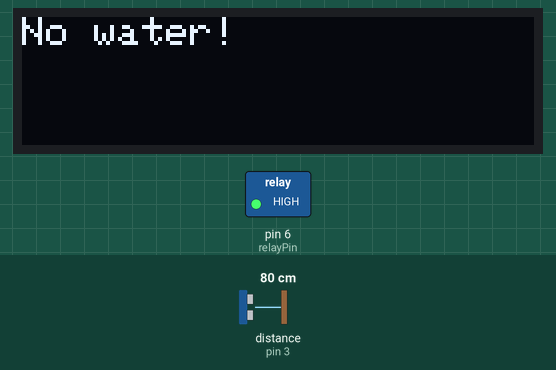
The sketch below on a simulated Arduino Uno, built with avr-gcc and run on an emulated ATmega328P. Parts: 128×32 one-colour display, switched loads named in the sketch (green lamp = pin HIGH). Wiring (inferred from the names in the program): ultrasonic range finder: trigger pin 2; echo pin 3. The inputs (shaded band) are chosen by the test bench; at power-on: distance to the obstacle (sensor on pin 3) 80 cm. The echo pulse lasts 58.3 µs per cm; the display library's start-up logo is not drawn; pins used as bus, display or sensor lines are not drawn; what the sketch prints to the serial monitor is not drawn.

Above: at 2.1 s.

The sketch:

watering_system.ino
```cpp
#include <SPI.h>
#include <Wire.h>
#include <Adafruit_GFX.h>
#include <Adafruit_SSD1306.h>

#define SCREEN_WIDTH 128 // OLED display width, in pixels
#define SCREEN_HEIGHT 32 // OLED display height, in pixels

// Declaration for an SSD1306 display connected to I2C (SDA, SCL pins)
// The pins for I2C are defined by the Wire-library.
// On an arduino UNO:       A4(SDA), A5(SCL)
// On an arduino MEGA 2560: 20(SDA), 21(SCL)
// On an arduino LEONARDO:   2(SDA),  3(SCL), ...
#define OLED_RESET     -1 // Reset pin # (or -1 if sharing Arduino reset pin)
#define SCREEN_ADDRESS 0x3C ///< See datasheet for Address; 0x3D for 128x64, 0x3C for 128x32
Adafruit_SSD1306 display(SCREEN_WIDTH, SCREEN_HEIGHT, &Wire, OLED_RESET);

int relayPin = 6;
int rainPin = A0;
int trigPin = 2;
int echoPin = 3;

int timeout = 60*60*1000; // 60 minutes
int wateringTime = 3;
unsigned long lastWatering = 0;

void setup(){
  // Register Pins
  pinMode(relayPin, OUTPUT);
  pinMode(rainPin, INPUT);
  pinMode(trigPin, OUTPUT);
  pinMode(echoPin, INPUT);

  Serial.begin(9600);  // debug
  while (!Serial) ; // wait until Arduino Serial Monitor opens

  // SSD1306_SWITCHCAPVCC = generate display voltage from 3.3V internally
  if(!display.begin(SSD1306_SWITCHCAPVCC, SCREEN_ADDRESS)) {
    Serial.println(F("SSD1306 allocation failed"));
    for(;;); // Don't proceed, loop forever
  }

  // Show initial display buffer contents on the screen --
  // the library initializes this with an Adafruit splash screen.
  display.display();
  delay(2000); // Pause for 2 seconds

  display.clearDisplay();

  // init relay
  digitalWrite(relayPin, HIGH);
}

void loop() {
  unsigned long startMillis = millis();

  int sensorValue = analogRead(rainPin);
  String screen_data = "Last watering: \n" + String(lastWatering) + " hours ago\n" + "Moist value:" + String(sensorValue);

  // check water level
  bool water_full = checkWaterLevel();
  if(water_full == false){
    screen_data = "No water!";
  }

  showOnDisplay(screen_data);
  Serial.println(screen_data); // debug

  if(isMoist(sensorValue) == false){
    Serial.println("Ground is dry!"); // debug
    if(water_full == true){
      Serial.println("Start watering"); // debug
      startWatering(wateringTime);
      lastWatering = millis() / 60*60*1000; // hours
    }
  }
  else{
    Serial.println("Everything ok"); // debug
  }

  while (millis() - startMillis < timeout); // delay timeout
}

/* This function takes a duration in seconds
 *  and power on water pump connected by relay
 */
void startWatering(int duration){
  unsigned long timing = millis();
  int timeout = duration * 1000;

	digitalWrite(relayPin, LOW);
	while (millis() - timing < timeout);
	digitalWrite(relayPin, HIGH);
}

/* This function check moisture of the ground
 *  and return True/False
 * YL-69 sensor
 */
bool isMoist(int sensorValue){
  int thresholdValue = 350;
  return sensorValue < thresholdValue;
}

/* This function check water level of the tank
 *  and return True/False
 * HC-SR04 sensor
 */
bool checkWaterLevel(){
  int borderValue = 11;
  long echoTime, distance;

  digitalWrite(trigPin, LOW);
  delayMicroseconds(5);

  digitalWrite(trigPin, HIGH);
  delayMicroseconds(10);

  digitalWrite(trigPin, LOW);

  echoTime = pulseIn(echoPin, HIGH);

  distance = (echoTime / 2) / 29.1; // Convert time to distance

  return distance < borderValue;
}

/* This function show screen_data on display
*/
bool showOnDisplay(String screen_data){
  display.clearDisplay(); // Clear display buffer
  display.setTextSize(1); // Draw 2X-scale text
  display.setTextColor(SSD1306_WHITE);
  display.setCursor(0, 0);
  display.println(screen_data);
  display.display();      // Show initial text
}
```
